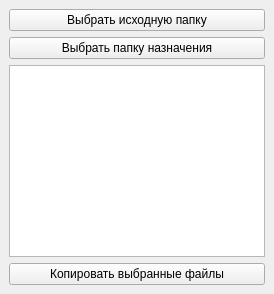
<?xml version="1.0" encoding="UTF-8"?>
<ui version="4.0">
	<class>MainWindow</class>
	<widget class="QMainWindow" name="MainWindow">
		<property name="windowTitle">
			<string>Файловый Менеджер</string>
		</property>
		<widget class="QWidget" name="centralwidget">
			<layout class="QVBoxLayout" name="verticalLayout">
				<item>
					<widget class="QPushButton" name="btnSourceDir">
						<property name="text">
							<string>Выбрать исходную папку</string>
						</property>
					</widget>
				</item>
				<item>
					<widget class="QPushButton" name="btnTargetDir">
						<property name="text">
							<string>Выбрать папку назначения</string>
						</property>
					</widget>
				</item>
				<item>
					<widget class="QListWidget" name="fileListWidget">
						<property name="selectionMode">
							<enum>QAbstractItemView::MultiSelection</enum>
						</property>
					</widget>
				</item>
				<item>
					<widget class="QPushButton" name="btnCopyFiles">
						<property name="text">
							<string>Копировать выбранные файлы</string>
						</property>
					</widget>
				</item>
			</layout>
		</widget>
	</widget>
	<resources/>
	<connections/>
</ui>
